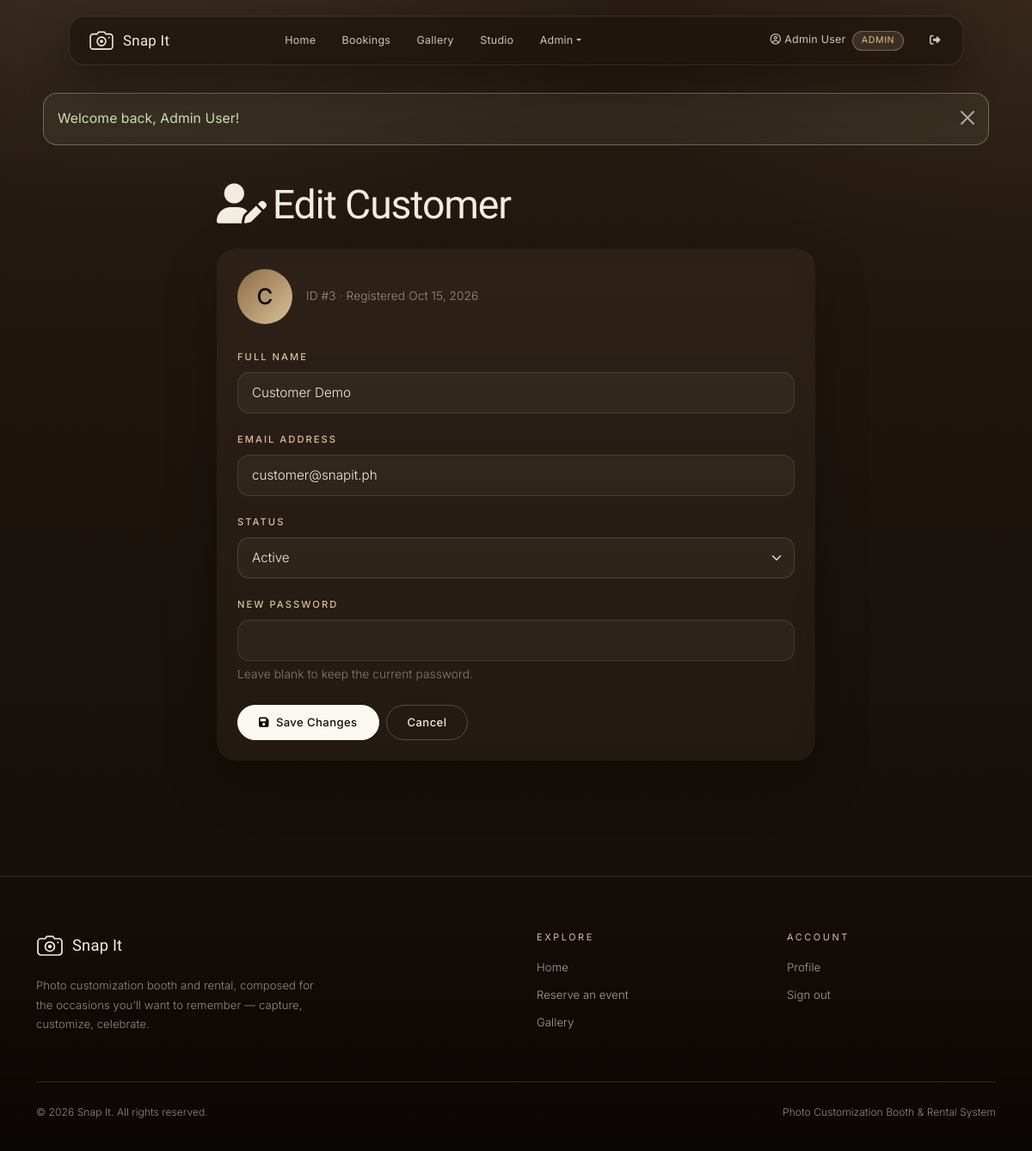
Screenshot of /admin/customer_form.php?id=3 (signed in) with the database file from the repository.
### tables this page shows
CREATE TABLE IF NOT EXISTS users (
    user_id INT PRIMARY KEY AUTO_INCREMENT,
    name VARCHAR(150) NOT NULL,
    email VARCHAR(150) NOT NULL UNIQUE,
    password VARCHAR(255) NOT NULL,
    role ENUM('customer','staff','admin') NOT NULL DEFAULT 'customer',
    status ENUM('active','inactive') NOT NULL DEFAULT 'active',
    avatar VARCHAR(255) NULL,
    created_at DATETIME NOT NULL DEFAULT CURRENT_TIMESTAMP
);

### includes/functions.php (called while the page is built, shortened)
<?php
function e($str) {
    return htmlspecialchars((string)$str, ENT_QUOTES, 'UTF-8');
}
function format_date($dateStr, $withTime = false) {
    $ts = strtotime($dateStr);
    return date('M j, Y', $ts);
}
function site_base() {
    static $base = null;
    if ($base !== null) return $base;
    $script = str_replace('\\', '/', $_SERVER['SCRIPT_NAME'] ?? '/index.php');
    $root = realpath(dirname(__DIR__));
    $file = !empty($_SERVER['SCRIPT_FILENAME']) ? realpath($_SERVER['SCRIPT_FILENAME']) : false;
    if ($root && $file) {
        $root = str_replace('\\', '/', $root);
        $file = str_replace('\\', '/', $file);
        if (stripos($file, $root . '/') === 0) {
            $depth = substr_count(substr($file, strlen($root) + 1), '/');
            $parts = explode('/', $script);
            $parts = array_slice($parts, 0, max(0, count($parts) - 1 - $depth));
            return $base = rtrim(implode('/', $parts), '/');
        }
    }
    return $base = rtrim(dirname($script), '/');
}
function site_url($path = '') {
    $b = site_base();
    if ($path === '') return $b . '/';
    $path = ltrim($path, '/');
    return $b . '/' . $path;
}
function avatar_url($file) {
    $file = basename((string)$file);
    if ($file === '' || !preg_match('/^[A-Za-z0-9_\-]+\.(jpg|png|webp)$/', $file)) return null;
    return site_url('uploads/avatars/' . $file);
}

### admin/customer_form.php (the view, shortened to what this page needs)
<?php
require_once __DIR__ . '/../includes/functions.php';
require_once __DIR__ . '/../includes/config.php';
$id = (int)($_GET['id'] ?? 0);
$customer = null;
if ($id > 0) {
    $stmt = mysqli_prepare($conn, "SELECT user_id, name, email, status, avatar, created_at FROM users WHERE user_id = ? AND role = 'customer' LIMIT 1");
    mysqli_stmt_bind_param($stmt, 'i', $id);
    mysqli_stmt_execute($stmt);
    $customer = mysqli_fetch_assoc(mysqli_stmt_get_result($stmt));
}
$old = $_SESSION['customer_form_old'] ?? null;
$val = function ($k, $default = '') use ($old, $customer) {
    if (is_array($old) && array_key_exists($k, $old)) return $old[$k];
    return $customer[$k] ?? $default;
};
$is_edit = $customer !== null;
include __DIR__ . '/../includes/header.php';
include __DIR__ . '/../includes/alert.php';
?>
<section class="container py-4" style="max-width:720px">
    <h1 class="fw-bold mb-4">
        <i class="fa-solid <?= $is_edit ? 'fa-user-pen' : 'fa-user-plus' ?> me-2"></i><?= $is_edit ? 'Edit Customer' : 'Add Customer' ?>
    </h1>
    <div class="card border-0 shadow-sm">
        <div class="card-body p-4">
            <form action="<?= e(site_url('admin/customer_store.php')) ?>" method="POST" novalidate>
                <?php if ($is_edit): $av = avatar_url($customer['avatar'] ?? null); ?>
                    <div class="d-flex align-items-center mb-4">
                        <?php if ($av): ?>
                            <img src="<?= e($av) ?>" alt="" style="width:64px;height:64px;border-radius:50%;object-fit:cover" class="me-3">
                        <?php else: ?>
                            <div class="avatar-circle d-flex align-items-center justify-content-center fw-bold me-3"
                                 style="width:64px;height:64px;border-radius:50%;font-size:1.6rem"><?= e(strtoupper(substr($customer['name'], 0, 1))) ?></div>
                        <?php endif; ?>
                        <div class="small text-muted">ID #<?= e((int)$customer['user_id']) ?> &middot; Registered <?= e(format_date($customer['created_at'])) ?></div>
                    </div>
                <?php endif; ?>
                <div class="mb-3">
                    <label for="name" class="form-label fw-semibold">Full Name</label>
                    <input type="text" class="form-control" id="name" name="name" maxlength="150" required value="<?= e($val('name')) ?>">
                </div>
                <div class="mb-3">
                    <label for="email" class="form-label fw-semibold">Email Address</label>
                    <input type="email" class="form-control" id="email" name="email" maxlength="150" required value="<?= e($val('email')) ?>">
                </div>
                <div class="mb-3">
                    <label for="status" class="form-label fw-semibold">Status</label>
                    <select class="form-select" id="status" name="status">
                        <?php foreach (['active', 'inactive'] as $st): ?>
                            <option value="<?= e($st) ?>" <?= $val('status', 'active') === $st ? 'selected' : '' ?>><?= e(ucfirst($st)) ?></option>
                        <?php endforeach; ?>
                    </select>
                </div>
                <div class="mb-4">
                    <label for="password" class="form-label fw-semibold"><?= $is_edit ? 'New Password' : 'Password' ?></label>
                    <input type="password" class="form-control" id="password" name="password" autocomplete="new-password"
                           minlength="6" <?= $is_edit ? '' : 'required' ?>>
                    <div class="form-text"><?= $is_edit ? 'Leave blank to keep the current password.' : 'At least 6 characters.' ?></div>
                </div>
                <div class="d-flex gap-2">
                    <button type="submit" class="btn btn-snapit fw-semibold px-4">
                        <i class="fa-solid fa-floppy-disk me-2"></i><?= $is_edit ? 'Save Changes' : 'Create Customer' ?>
                    </button>
                    <a href="<?= e(site_url('admin/customers.php')) ?>" class="btn btn-outline-secondary">Cancel</a>
                </div>
            </form>
        </div>
    </div>
</section>
<?php include __DIR__ . '/../includes/footer.php'; ?>

### includes/style/style.css (style rules this page uses)
:root { --ink: #120d09; --espresso: #1a120c; --walnut: #2b1f15; --umber: #3a2a1c; --bronze: #8c6b45; --champagne: #d8c09a; --butter: #e8cf8f; --cream: #f3ece0; --ivory: #fbf8f3; --hairline: rgba(216, 192, 154, 0.16); --glass: rgba(224, 188, 140, 0.055); --glass-strong: rgba(26, 18, 12, 0.72); --snapit-primary: var(--champagne); --snapit-secondary: var(--bronze); --snapit-accent: var(--butter); --snapit-dark: var(--espresso); --snapit-light: var(--glass); --snapit-gold: var(--champagne); --font-display: 'Inter Tight', 'Inter', 'Helvetica Neue', Arial, sans-serif; --font-body: 'Inter', 'Helvetica Neue', Arial, sans-serif; --bs-body-font-family: var(--font-body); --bs-body-font-size: 0.98rem; --bs-body-font-weight: 300; --bs-body-line-height: 1.7; --bs-body-color: #e7ddcd; --bs-body-color-rgb: 231, 221, 205; --bs-body-bg: var(--ink); --bs-body-bg-rgb: 18, 13, 9; --bs-secondary-color: rgba(231, 221, 205, 0.6); --bs-border-color: var(--hairline); --bs-link-color: var(--champagne); --bs-link-hover-color: var(--cream); --bs-heading-color: var(--cream); }
html { scroll-behavior: smooth; }
body { font-family: var(--font-body); font-weight: 300; letter-spacing: 0.005em; color: var(--bs-body-color); min-height: 100vh; padding-top: 108px; background: radial-gradient(1100px 620px at 12% -8%, rgba(216, 192, 154, 0.12), transparent 60%), radial-gradient(900px 600px at 100% 0%, rgba(140, 107, 69, 0.14), transparent 55%), linear-gradient(180deg, #281c13 0%, #1a120c 50%, #120b07 100%); background-attachment: fixed; -webkit-font-smoothing: antialiased; -moz-osx-font-smoothing: grayscale; }
a { text-decoration-thickness: 1px; text-underline-offset: 3px; }
h1, h2, h3, h4, h5, h6, .h1, .h2, .h3, .h4, .h5, .h6, .display-1, .display-2, .display-3, .display-4, .display-5, .display-6, .card-title, .modal-title, .accordion-button { font-family: var(--font-display); font-weight: 400; letter-spacing: -0.025em; line-height: 1.12; color: var(--cream); font-variant-numeric: lining-nums; }
h1 { font-size: clamp(2rem, 4vw, 2.9rem); }
.fw-bold, .fw-bolder, .fw-semibold { font-weight: 500 !important; }
.text-muted, .small, small { font-weight: 300; }
.text-muted { color: rgba(231, 221, 205, 0.58) !important; }
.btn { font-family: var(--font-body); font-weight: 500; font-size: 0.82rem; letter-spacing: 0.03em; text-transform: none; border-radius: 999px; padding: 0.62rem 1.5rem; transition: all .25s ease; }
.btn-snapit, .btn-primary, .btn-light { background: var(--ivory); color: var(--ink); border: 1px solid var(--ivory); --bs-btn-hover-bg: #fff; --bs-btn-hover-color: var(--ink); --bs-btn-active-bg: var(--champagne); --bs-btn-active-color: var(--ink); }
.btn-outline-secondary, .btn-outline-primary, .btn-outline-info, .btn-outline-light, .btn-outline-dark { color: var(--cream); background: transparent; border: 1px solid rgba(243, 236, 224, 0.24); }
.card { --bs-card-bg: var(--glass); --bs-card-color: var(--bs-body-color); --bs-card-cap-bg: rgba(255, 246, 232, 0.035); --bs-card-border-color: var(--hairline); background: var(--glass); -webkit-backdrop-filter: blur(10px); backdrop-filter: blur(10px); border: 1px solid var(--hairline); border-radius: 22px; box-shadow: 0 24px 60px rgba(0, 0, 0, 0.25); }
.card.shadow-sm { box-shadow: 0 24px 60px rgba(0, 0, 0, 0.25) !important; }
.form-label { font-weight: 400; font-size: 0.7rem; text-transform: uppercase; letter-spacing: 0.18em; color: var(--champagne); margin-bottom: 0.55rem; }
.form-control, .form-select, textarea { background-color: rgba(255, 246, 232, 0.04); border: 1px solid rgba(216, 192, 154, 0.2); color: var(--cream); border-radius: 14px; font-size: 0.95rem; font-weight: 300; padding: 0.7rem 1rem; }
.form-control::placeholder, textarea::placeholder { color: rgba(231, 221, 205, 0.35); font-weight: 300; }
.form-select option, select option { background: #1e150e; color: var(--cream); }
.form-text { color: rgba(231, 221, 205, 0.5); }
.container > .row > [class*="col-"] > h1:first-child, .container > h1:first-child, .container > h2:first-child { margin-bottom: 1.2rem; }
.avatar-circle { background: linear-gradient(135deg, var(--bronze), var(--champagne)) !important; color: var(--ink) !important; }

### rows the page displays
users: name "C", user_id "3", created_at "Oct 15, 2026", name "Customer Demo", email "customer@snapit.ph", status "Active"

### other values shown
$_SESSION['name'] "Admin User"
$_SESSION['role'] "ADMIN"
$flash['message'] "Welcome back, Admin User!"
